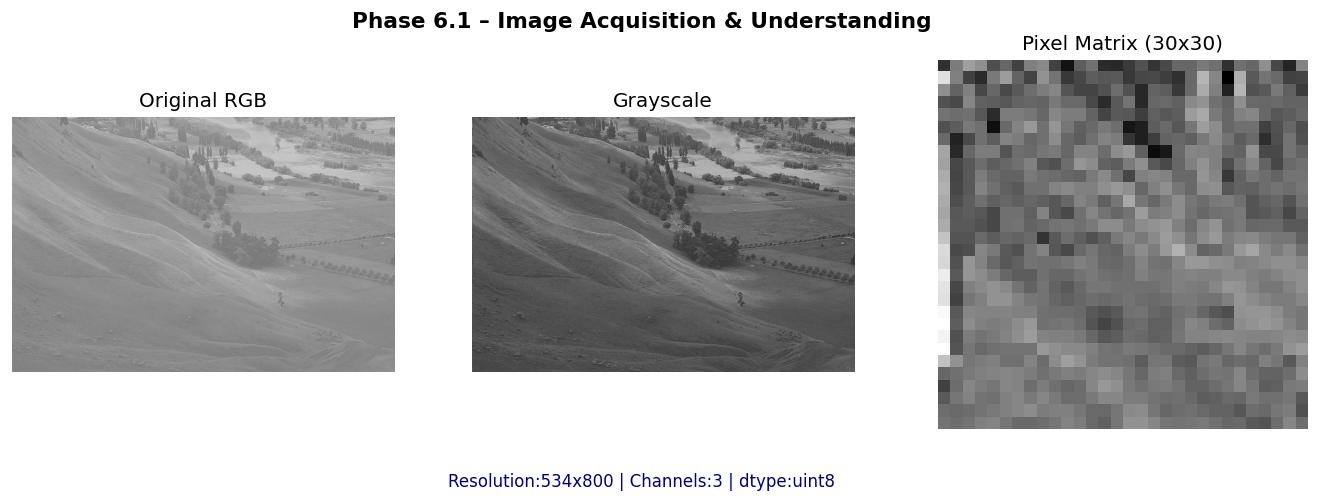
#> input picture DIP-Image-Enhancement-System/images/output/phase61_acquisition.jpg, 1319 x 503 px, given in place of hawkes_bay_in (1).jpg, which was not available
$ python image_enhancement_system.py
#> lines starting #> are read from the running program, lines starting #| are printed output that depends on the picture; pictures that were not available may be replaced by others from this repository, and a replacement may not be noted
"""
Smart Image Enhancement & Analysis System
Muhammad Talal Tariq | 235154 | Python + OpenCV

Refactored version — each phase is isolated into its own function
(no globals shared across phases except explicit arguments/returns).

NOTE ON RUNNING THIS FILE:
    This is a plain .py script, not a notebook. `!pip install ...` is
    Jupyter/Colab-only syntax and is INVALID here. Install dependencies
    from a terminal before running:

        pip install opencv-python-headless matplotlib numpy

    (In a Colab/Jupyter notebook you can still use `!pip install ...`
    in its own cell — just don't put that line inside a .py file.)
"""

import os
import cv2
import numpy as np
import matplotlib.pyplot as plt


# ──────────────────────────────────────────────────────────────
# Shared helpers
# ──────────────────────────────────────────────────────────────

def save_fig(fig, name, output_dir="outputs"):
    """Save a matplotlib figure to output_dir, show it, then close it."""
    os.makedirs(output_dir, exist_ok=True)
    fig.savefig(f"{output_dir}/{name}", dpi=120, bbox_inches="tight")
    plt.show()
    plt.close(fig)


def load_image(image_path):
    """Load an image once and derive the RGB / grayscale versions used
    by every later phase. Returns a plain dict so each phase function
    takes explicit inputs instead of reaching for globals."""
    img_bgr = cv2.imread(image_path)
    if img_bgr is None:
        raise FileNotFoundError(f"Could not read image: {image_path}")

    img_rgb = cv2.cvtColor(img_bgr, cv2.COLOR_BGR2RGB)
    img_gray = cv2.cvtColor(img_bgr, cv2.COLOR_BGR2GRAY)
    h, w, c = img_rgb.shape

    return {
        "bgr": img_bgr,
        "rgb": img_rgb,
        "gray": img_gray,
        "h": h,
        "w": w,
        "c": c,
    }


# ──────────────────────────────────────────────────────────────
# Phase 6.1 — Image Acquisition
# ──────────────────────────────────────────────────────────────

def phase_acquisition(image_data, output_dir="outputs"):
    img_rgb = image_data["rgb"]
    img_gray = image_data["gray"]
    h, w, c = image_data["h"], image_data["w"], image_data["c"]

    print("=" * 55)
    print("  PHASE 6.1 : Image Acquisition & Understanding")
    print("=" * 55)
    print(f"  Resolution : {h} x {w}")
    print(f"  Channels   : {c}")
    print(f"  Data Type  : {img_rgb.dtype}")
    print("  Pixel Matrix (top-left 5x5 grayscale):")
    print(img_gray[:5, :5])

    fig, axes = plt.subplots(1, 3, figsize=(14, 4))
    fig.suptitle("Phase 6.1 - Image Acquisition & Understanding", fontsize=13, fontweight="bold")

    axes[0].imshow(img_rgb)
    axes[0].set_title("Original RGB")
    axes[0].axis("off")

    axes[1].imshow(img_gray, cmap="gray")
    axes[1].set_title("Grayscale")
    axes[1].axis("off")

    axes[2].imshow(img_gray[:30, :30], cmap="gray")
    axes[2].set_title("Pixel Matrix (30x30)")
    axes[2].axis("off")

    fig.text(
        0.5,
        -0.01,
        f"Resolution:{h}x{w} | Channels:{c} | dtype:{img_rgb.dtype}",
        ha="center",
        fontsize=10,
        color="navy",
    )
    save_fig(fig, "phase61_acquisition.jpg", output_dir)


# ──────────────────────────────────────────────────────────────
# Phase 6.2 — Sampling & Quantization
# ──────────────────────────────────────────────────────────────

def phase_sampling(image_data, output_dir="outputs"):
    img_gray = image_data["gray"]
    h, w = image_data["h"], image_data["w"]

    print("\n" + "=" * 55)
    print("  PHASE 6.2 : Sampling & Quantization")
    print("=" * 55)

    scales = [0.25, 0.5, 1.0, 1.5, 2.0]
    scale_labels = ["0.25x (Down)", "0.50x (Down)", "1x (Original)", "1.50x (Up)", "2x (Up)"]

    fig, axes = plt.subplots(1, 5, figsize=(22, 4))
    fig.suptitle("Phase 6.2A - Sampling Comparison", fontsize=13, fontweight="bold")

    for i, scale in enumerate(scales):
        new_h, new_w = int(h * scale), int(w * scale)
        interpolation = cv2.INTER_AREA if scale < 1 else cv2.INTER_LINEAR
        resized = cv2.resize(img_gray, (new_w, new_h), interpolation=interpolation)

        axes[i].imshow(resized, cmap="gray")
        axes[i].set_title(f"{scale_labels[i]}\n{new_h}x{new_w}")
        axes[i].axis("off")
        print(f"  {scale_labels[i]:15} -> {new_h} x {new_w}")

    save_fig(fig, "phase62a_sampling.jpg", output_dir)


def phase_quantization(image_data, output_dir="outputs"):
    img_gray = image_data["gray"]

    fig, axes = plt.subplots(1, 3, figsize=(14, 4))
    fig.suptitle("Phase 6.2B - Bit Depth Reduction", fontsize=13, fontweight="bold")

    notes = ["Full quality", "Slight banding", "Heavy posterisation"]
    for i, bit_depth in enumerate([8, 4, 2]):
        levels = 2 ** bit_depth
        quantized = np.uint8(np.round(img_gray / 255 * (levels - 1)) * (255 / (levels - 1)))

        axes[i].imshow(quantized, cmap="gray")
        axes[i].set_title(f"{bit_depth}-bit ({levels} levels)\n{notes[i]}")
        axes[i].axis("off")
        print(f"  {bit_depth}-bit -> {levels} levels -> {notes[i]}")

    save_fig(fig, "phase62b_quantization.jpg", output_dir)


# ──────────────────────────────────────────────────────────────
# Phase 6.3 — Geometric Transformations
# ──────────────────────────────────────────────────────────────

def phase_rotation(image_data, output_dir="outputs"):
    img_gray = image_data["gray"]
    h, w = image_data["h"], image_data["w"]
    cx, cy = w // 2, h // 2

    print("\n" + "=" * 55)
    print("  PHASE 6.3 : Geometric Transformations")
    print("=" * 55)

    fig, axes = plt.subplots(2, 4, figsize=(22, 9))
    fig.suptitle("Phase 6.3A - Rotation (7 Angles)", fontsize=13, fontweight="bold")
    axes = axes.flatten()

    axes[0].imshow(img_gray, cmap="gray")
    axes[0].set_title("Original")
    axes[0].axis("off")

    for i, angle in enumerate([30, 45, 60, 90, 120, 150, 180]):
        rotation_matrix = cv2.getRotationMatrix2D((cx, cy), angle, 1.0)
        rotated = cv2.warpAffine(img_gray, rotation_matrix, (w, h))

        axes[i + 1].imshow(rotated, cmap="gray")
        axes[i + 1].set_title(f"Rotation {angle} deg")
        axes[i + 1].axis("off")

    save_fig(fig, "phase63a_rotation.jpg", output_dir)


def phase_translation_and_shear(image_data, output_dir="outputs"):
    img_gray = image_data["gray"]
    h, w = image_data["h"], image_data["w"]

    translation_matrix = np.float32([[1, 0, 50], [0, 1, 30]])
    translated = cv2.warpAffine(img_gray, translation_matrix, (w, h))

    src_points = np.float32([[0, 0], [w, 0], [0, h]])
    dst_points = np.float32([[0, 0], [w, 0], [int(0.3 * h), h]])
    shear_matrix = cv2.getAffineTransform(src_points, dst_points)
    sheared = cv2.warpAffine(img_gray, shear_matrix, (w, h))

    fig, axes = plt.subplots(1, 3, figsize=(15, 4))
    fig.suptitle("Phase 6.3B - Translation & Shearing", fontsize=13, fontweight="bold")

    images = [img_gray, translated, sheared]
    titles = ["Original", "Translated (50,30)", "Horizontal Shear"]
    for ax, im, title in zip(axes, images, titles):
        ax.imshow(im, cmap="gray")
        ax.set_title(title)
        ax.axis("off")

    save_fig(fig, "phase63b_trans_shear.jpg", output_dir)


def phase_inverse_transform(image_data, output_dir="outputs"):
    img_gray = image_data["gray"]
    h, w = image_data["h"], image_data["w"]
    cx, cy = w // 2, h // 2

    forward_matrix = cv2.getRotationMatrix2D((cx, cy), 90, 1.0)
    inverse_matrix = cv2.getRotationMatrix2D((cx, cy), -90, 1.0)

    rotated_90 = cv2.warpAffine(img_gray, forward_matrix, (w, h))
    restored = cv2.warpAffine(rotated_90, inverse_matrix, (w, h))

    fig, axes = plt.subplots(1, 3, figsize=(15, 4))
    fig.suptitle("Phase 6.3C - Inverse Transformation", fontsize=13, fontweight="bold")

    images = [img_gray, rotated_90, restored]
    titles = ["Original", "Rotated 90 deg", "Restored (-90 deg)"]
    for ax, im, title in zip(axes, images, titles):
        ax.imshow(im, cmap="gray")
        ax.set_title(title)
        ax.axis("off")

    save_fig(fig, "phase63c_inverse.jpg", output_dir)

    print("  Translation : tx=50, ty=30 (done)")
    print("  Shearing    : Horizontal factor=0.3 (done)")
    print("  Inverse     : Rotate 90 -> Restore -90 (done)")


# ──────────────────────────────────────────────────────────────
# Phase 6.4 — Intensity Transformations
# ──────────────────────────────────────────────────────────────

def phase_intensity_transformations(image_data, output_dir="outputs"):
    img_gray = image_data["gray"]

    print("\n" + "=" * 55)
    print("  PHASE 6.4 : Intensity Transformations")
    print("=" * 55)

    normalized = img_gray.astype(np.float64) / 255.0
    negative = 1.0 - normalized

    log_transformed = np.log1p(normalized)
    log_transformed /= log_transformed.max()

    gamma_bright = np.power(normalized, 0.5)   # gamma < 1 -> brighter
    gamma_dark = np.power(normalized, 1.5)     # gamma > 1 -> darker

    fig, axes = plt.subplots(1, 5, figsize=(22, 4))
    fig.suptitle("Phase 6.4 - Intensity Transformations", fontsize=13, fontweight="bold")

    images = [normalized, negative, log_transformed, gamma_bright, gamma_dark]
    titles = ["Original", "Negative", "Log (C=1)", "Gamma=0.5\n(Brighter)", "Gamma=1.5\n(Darker)"]
    for ax, im, title in zip(axes, images, titles):
        ax.imshow(im, cmap="gray", vmin=0, vmax=1)
        ax.set_title(title)
        ax.axis("off")

    save_fig(fig, "phase64_intensity.jpg", output_dir)

    print("  Gamma=0.5 -> BEST for BRIGHTENING")
    print("  Log       -> BEST for dark detail highlighting")


# ──────────────────────────────────────────────────────────────
# Phase 6.5 — Histogram Processing
# ──────────────────────────────────────────────────────────────

def compute_histogram_equalization_lut(img_gray):
    """Isolated so it can be reused/tested on its own (used again in
    the final pipeline in phase_final_pipeline)."""
    counts, _ = np.histogram(img_gray.ravel(), 256, (0, 256))
    pdf = counts / counts.sum()
    cdf = np.cumsum(pdf)
    lut = np.uint8(255 * cdf)
    return lut, cdf


def phase_histogram_processing(image_data, output_dir="outputs"):
    img_gray = image_data["gray"]

    print("\n" + "=" * 55)
    print("  PHASE 6.5 : Histogram Processing")
    print("=" * 55)

    counts, _ = np.histogram(img_gray.ravel(), 256, (0, 256))
    active_bins = np.sum(counts > 0)
    contrast_label = "LOW contrast" if active_bins < 100 else "HIGH contrast"
    print(f"  Active bins: {active_bins}/256 -> {contrast_label}")

    lut, cdf = compute_histogram_equalization_lut(img_gray)
    img_eq_manual = lut[img_gray]
    img_eq_builtin = cv2.equalizeHist(img_gray)

    fig, axes = plt.subplots(2, 3, figsize=(16, 9))
    fig.suptitle("Phase 6.5 - Histogram Equalization Comparison", fontsize=13, fontweight="bold")

    images = [img_gray, img_eq_manual, img_eq_builtin]
    titles = ["Original", "Manual HE", "cv2.equalizeHist()"]
    for col, (im, title) in enumerate(zip(images, titles)):
        axes[0][col].imshow(im, cmap="gray")
        axes[0][col].set_title(title)
        axes[0][col].axis("off")

        axes[1][col].hist(im.ravel(), bins=256, range=(0, 255), color="steelblue", edgecolor="none")
        axes[1][col].set_title(f"Histogram: {title}")
        axes[1][col].set_xlabel("Intensity")

    save_fig(fig, "phase65_histogram.jpg", output_dir)

    fig, ax = plt.subplots(figsize=(8, 4))
    ax.plot(cdf, color="blue", linewidth=2)
    ax.set_title("CDF Used for Equalization")
    ax.set_xlabel("Intensity")
    ax.set_ylabel("Cumulative Probability")
    ax.grid(True)
    save_fig(fig, "phase65_cdf.jpg", output_dir)

    std_original = np.std(img_gray.astype(float))
    std_manual = np.std(img_eq_manual.astype(float))
    std_builtin = np.std(img_eq_builtin.astype(float))

    fig, ax = plt.subplots(figsize=(7, 4))
    labels = ["Original", "Manual HE", "equalizeHist()"]
    values = [std_original, std_manual, std_builtin]
    bars = ax.bar(labels, values, color=["#4472C4", "#ED7D31", "#A9D18E"])
    for bar, value in zip(bars, values):
        ax.text(bar.get_x() + bar.get_width() / 2, bar.get_height() + 0.5, f"{value:.1f}", ha="center")
    ax.set_ylabel("Standard Deviation")
    ax.set_title("Contrast Comparison (Std Dev)")
    ax.grid(axis="y")
    save_fig(fig, "phase65_stddev.jpg", output_dir)

    print(f"  Std Dev -> Original:{std_original:.1f}  ManualHE:{std_manual:.1f}  cv2HE:{std_builtin:.1f}")


# ──────────────────────────────────────────────────────────────
# Phase 6.6 — Final Integrated Pipeline
# ──────────────────────────────────────────────────────────────

def enhance_image(img_bgr):
    """The actual reusable enhancement pipeline: Grayscale -> Log ->
    Gamma(0.5) -> Histogram Equalization. Kept independent of any
    plotting/printing so it can be called directly by other code
    (e.g. a Streamlit app, or a unit test) without side effects."""
    gray = cv2.cvtColor(img_bgr, cv2.COLOR_BGR2GRAY) if len(img_bgr.shape) == 3 else img_bgr.copy()

    normalized = gray.astype(np.float64) / 255.0
    log_transformed = np.log1p(normalized)
    log_transformed = (log_transformed / log_transformed.max() * 255).astype(np.uint8)

    gamma_corrected = np.power(log_transformed.astype(np.float64) / 255.0, 0.5)
    gamma_corrected = (gamma_corrected * 255).astype(np.uint8)

    lut, _ = compute_histogram_equalization_lut(gamma_corrected)
    return lut[gamma_corrected]


def phase_final_pipeline(image_data, output_dir="outputs"):
    img_bgr = image_data["bgr"]
    img_rgb = image_data["rgb"]
    img_gray = image_data["gray"]

    print("\n" + "=" * 55)
    print("  PHASE 6.6 : Final Integrated Pipeline")
    print("=" * 55)

    enhanced = enhance_image(img_bgr)

    fig, axes = plt.subplots(1, 3, figsize=(15, 5))
    fig.suptitle("Phase 6.6 - Final Pipeline Result", fontsize=13, fontweight="bold")

    axes[0].imshow(img_rgb)
    axes[0].set_title("INPUT: Original RGB")
    axes[0].axis("off")

    axes[1].imshow(img_gray, cmap="gray")
    axes[1].set_title("Step1: Grayscale")
    axes[1].axis("off")

    axes[2].imshow(enhanced, cmap="gray")
    axes[2].set_title("OUTPUT: Enhanced")
    axes[2].axis("off")

    save_fig(fig, "phase66_pipeline.jpg", output_dir)

    fig, axes = plt.subplots(1, 2, figsize=(12, 4))
    fig.suptitle("Before vs After Histogram", fontsize=13, fontweight="bold")

    axes[0].hist(img_gray.ravel(), bins=256, range=(0, 255), color="steelblue", edgecolor="none")
    axes[0].set_title("Before")
    axes[0].set_xlabel("Intensity")

    axes[1].hist(enhanced.ravel(), bins=256, range=(0, 255), color="tomato", edgecolor="none")
    axes[1].set_title("After (Enhanced)")
    axes[1].set_xlabel("Intensity")

    save_fig(fig, "phase66_before_after_hist.jpg", output_dir)

    os.makedirs(output_dir, exist_ok=True)
    output_path = f"{output_dir}/235154_enhanced_output.jpg"
    cv2.imwrite(output_path, enhanced)

    print("  Pipeline: Grayscale -> Log -> Gamma(0.5) -> HistEQ (done)")
    print(f"  Saved -> {output_path} (done)")

    return enhanced


# ──────────────────────────────────────────────────────────────
# Q&A summary (kept as a plain function, no globals needed)
# ──────────────────────────────────────────────────────────────

def print_qa_summary():
    print("\n" + "=" * 55)
    print("  Q&A - Section 7.4")
    print("=" * 55)
    print("Q1: HE spreads intensities across full 0-255 range using CDF -> improves contrast.")
    print("Q2: Gamma<1 brightens (raises dark pixels). Gamma>1 darkens (compresses brights).")
    print("Q3: Fewer bit levels = banding/posterisation = visible quality loss.")
    print("Q4: Rotation is reversible (+90 -> -90 = original). Quantization is NOT reversible.")
    print("Q5: Geometric transforms shift pixel positions. Intensity transforms change pixel values.")


# ──────────────────────────────────────────────────────────────
# Orchestration — this is the only place phases are chained together
# ──────────────────────────────────────────────────────────────

def run_pipeline(image_path, output_dir="outputs"):
    image_data = load_image(image_path)
#> in load_image, img_bgr is the input picture: shape (503, 1319, 3); mean B, G, R 184.3, 184.1, 184.2
#> image_data = 6 items

    phase_acquisition(image_data, output_dir)
#> in phase_acquisition, `h, w, c = image_data["h"], image_data["w"], image_data["c"]`: h = 503; w = 1319; c = 3
#|   Resolution : 503 x 1319
#|   Channels   : 3
#|   Data Type  : uint8
#| [[255 255 255 255 255]
#|  [255 255 255 255 255]
#|  [255 255 255 255 255]
#> (further printed lines are left out)
    phase_sampling(image_data, output_dir)
#> in phase_sampling, `h, w = image_data["h"], image_data["w"]`: h = 503; w = 1319
#> the loop in phase_sampling, `for i, scale in enumerate(scales):` made 5 passes
#> (new_h, new_w) on passes 1 to 4: (125, 329), (251, 659), (503, 1319), (754, 1978)
#> (printed output is left out)
    phase_quantization(image_data, output_dir)
    phase_rotation(image_data, output_dir)
#> in phase_rotation, `h, w = image_data["h"], image_data["w"]`: h = 503; w = 1319
#> in phase_rotation, `cx, cy = w // 2, h // 2`: cx = 659; cy = 251
#> the loop in phase_rotation, `for i, angle in enumerate([30, 45, 60, 90, 120, 150, 180]):` made 7 passes
#> rotation_matrix on passes 1 to 4: [[0.866, 0.5, -37.21], [-0.5, 0.866, 363.1]], [[0.707, 0.707, 15.53], [-0.707, 0.707, 539.5]], [[0.5, 0.866, 112.1], [-0.866, 0.5, 696.2]], [[6.12e-17, 1, 408], [-1, 6.12e-17, 910]]
#> pass 1, in phase_rotation, `rotated = cv2.warpAffine(img_gray, rotation_matrix, (w, h))`:
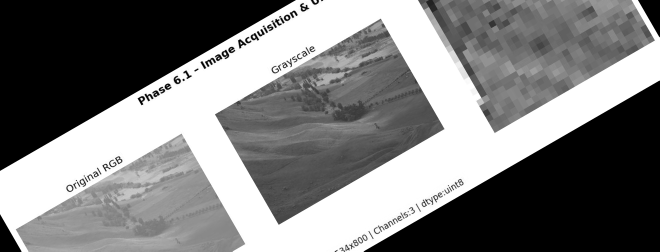
#> rotated: shape (503, 1319) (shown at 1/2 size); min 0, max 255, mean 126
    phase_translation_and_shear(image_data, output_dir)
#> in phase_translation_and_shear, `h, w = image_data["h"], image_data["w"]`: h = 503; w = 1319
#> in phase_translation_and_shear, `translated = cv2.warpAffine(img_gray, translation_matrix, (w, h))`:
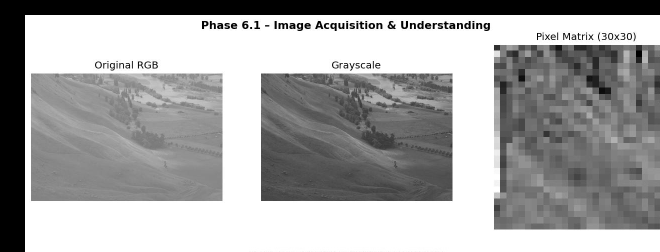
#> translated: shape (503, 1319) (shown at 1/2 size); min 0, max 255, mean 163.6
#> in phase_translation_and_shear, `src_points = np.float32([[0, 0], [w, 0], [0, h]])`: src_points = [[0, 0], [1319, 0], [0, 503]]
#> in phase_translation_and_shear, `dst_points = np.float32([[0, 0], [w, 0], [int(0.3 * h), h]])`: dst_points = [[0, 0], [1319, 0], [150, 503]]
#> in phase_translation_and_shear, `shear_matrix = cv2.getAffineTransform(src_points, dst_points)`: shear_matrix = [[1, 0.298, 0], [0, 1, 0]]
#> the loop in phase_translation_and_shear, `for ax, im, title in zip(axes, images, titles):` made 3 passes
#> title on passes 1 to 3: 'Original', 'Translated (50,30)', 'Horizontal Shear'
    phase_inverse_transform(image_data, output_dir)
#> in phase_inverse_transform, `h, w = image_data["h"], image_data["w"]`: h = 503; w = 1319
#> in phase_inverse_transform, `cx, cy = w // 2, h // 2`: cx = 659; cy = 251
#> in phase_inverse_transform, `forward_matrix = cv2.getRotationMatrix2D((cx, cy), 90, 1.0)`: forward_matrix = [[6.12e-17, 1, 408], [-1, 6.12e-17, 910]]
#> in phase_inverse_transform, `inverse_matrix = cv2.getRotationMatrix2D((cx, cy), -90, 1.0)`: inverse_matrix = [[6.12e-17, -1, 910], [1, 6.12e-17, -408]]
#> in phase_inverse_transform, `restored = cv2.warpAffine(rotated_90, inverse_matrix, (w, h))`:
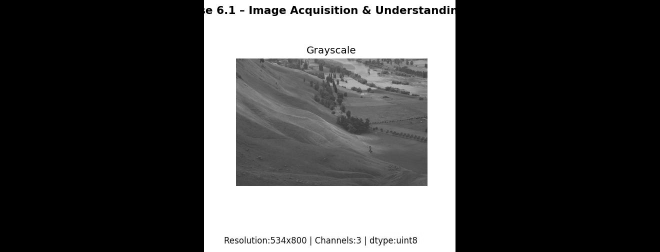
#> restored: shape (503, 1319) (shown at 1/2 size); min 0, max 255, mean 72.2
#> the loop in phase_inverse_transform, `for ax, im, title in zip(axes, images, titles):` made 3 passes
#> title on passes 1 to 3: 'Original', 'Rotated 90 deg', 'Restored (-90 deg)'
    phase_intensity_transformations(image_data, output_dir)
#> the loop in phase_intensity_transformations, `for ax, im, title in zip(axes, images, titles):` made 5 passes
#> title on passes 1 to 3: 'Original', 'Negative', 'Log (C=1)'
    phase_histogram_processing(image_data, output_dir)
#> in phase_histogram_processing, `counts, _ = np.histogram(img_gray.ravel(), 256, (0, 256))`: counts = 256 values, max 302577 at index 255, min 13 at index 211, mean 2591.6
#> in phase_histogram_processing, `active_bins = np.sum(counts > 0)`: active_bins = 256
#> in phase_histogram_processing, `contrast_label = "LOW contrast" if active_bins < 100 else "HIGH contra..`: contrast_label = 'HIGH contrast'
#|   Active bins: 256/256 -> HIGH contrast
#> in compute_histogram_equalization_lut, `pdf = counts / counts.sum()`: pdf = 256 values, max 0.456 at index 255, min 1.96e-05 at index 211, mean 0.00391
#> in compute_histogram_equalization_lut, `cdf = np.cumsum(pdf)`: cdf = 256 values from 0.0029 to 1
#> in compute_histogram_equalization_lut, `lut = np.uint8(255 * cdf)`: lut = 256 values from 0 to 255
#> in phase_histogram_processing, `lut, cdf = compute_histogram_equalization_lut(img_gray)`: cdf = 256 values from 0.0029 to 1
#> in phase_histogram_processing, `img_eq_manual = lut[img_gray]`:
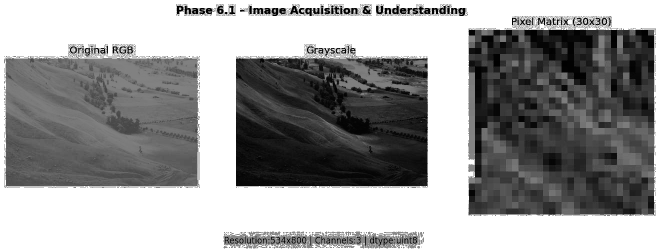
#> img_eq_manual: shape (503, 1319) (shown at 1/2 size); min 0, max 255, mean 154.1
#> the loop in phase_histogram_processing, `for col, (im, title) in enumerate(zip(images, titles)):` made 3 passes
#> in phase_histogram_processing, `std_original = np.std(img_gray.astype(float))`: std_original = 72.64
#> in phase_histogram_processing, `std_manual = np.std(img_eq_manual.astype(float))`: std_manual = 97.02
#> in phase_histogram_processing, `std_builtin = np.std(img_eq_builtin.astype(float))`: std_builtin = 97.07
#> in phase_histogram_processing, `values = [std_original, std_manual, std_builtin]`: values = [72.64, 97.02, 97.07]
#> the loop in phase_histogram_processing, `for bar, value in zip(bars, values):` made 3 passes
#> value on passes 1 to 3: 72.64, 97.02, 97.07
#|   Std Dev -> Original:72.6  ManualHE:97.0  cv2HE:97.1
    phase_final_pipeline(image_data, output_dir)
#> in enhance_image, `lut, _ = compute_histogram_equalization_lut(gamma_corrected)`: lut = 256 values from 0 to 254
#> in save_fig (call 12), `fig.savefig(f"{output_dir}/{name}", dpi=120, bbox_inches="tight")`:
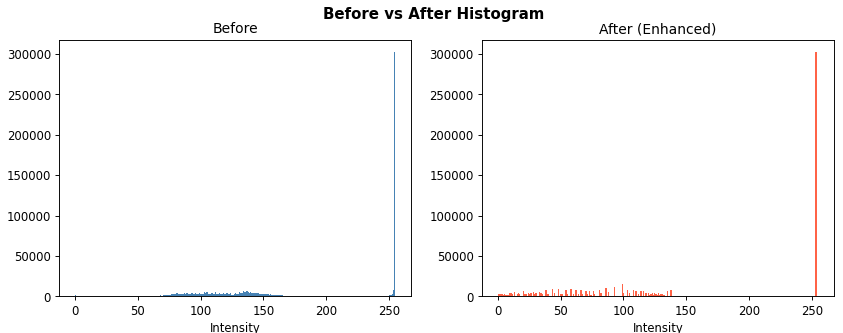
#> figure drawn by matplotlib, 2 panels; panel 1: tallest bar 302577 high, from x = 254 to 255; panel 2: tallest bar 302577 high, from x = 253 to 254
    print_qa_summary()

    print("\n" + "*" * 55)
    print("  ALL 6 PHASES COMPLETE")
    print(f"  All figures saved in -> {output_dir}/ folder")
    print("*" * 55)


if __name__ == "__main__":
    IMAGE_PATH = "hawkes_bay_in (1).jpg"
    run_pipeline(IMAGE_PATH)
